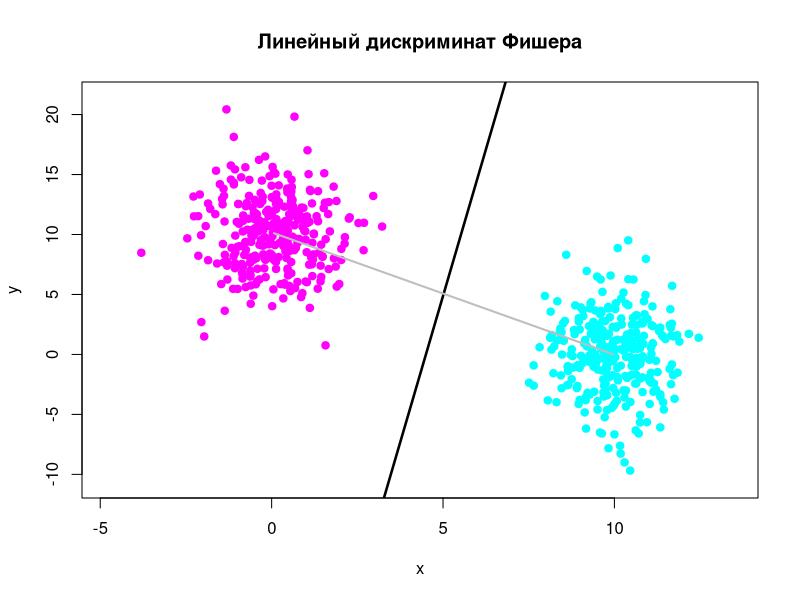

R code for this plot:
library("MASS")

n <- 300
sigma1 <- matrix(c(1, 0, 0, 10), 2, 2)

mu1 <- c(0, 10)
mu2 <- c(10, 0)

xc1 <- mvrnorm(n=n, mu = mu1, Sigma = sigma1)
xc2 <- mvrnorm(n=n, mu = mu2, Sigma = sigma1)

plotxmin <- min(xc1[,1], xc2[,1]) - 1
plotymin <- min(xc1[,2], xc2[,2]) - 1
plotxmax <- max(xc1[,1], xc2[,1]) + 1
plotymax <- max(xc1[,2], xc2[,2]) + 1
plot(c(), type="n", xlab = "x", ylab = "y", xlim=c(plotxmin, plotxmax), ylim = c(plotymin, plotymax), main="Линейный дискриминат Фишера")

colors <- c("magenta", "cyan")
points(xc1, pch=21, col=colors[1], bg=colors[1])
points(xc2, pch=21, col=colors[2], bg=colors[2])

estimateMu <- function(xs) {
  l <- dim(xs)[2]
  res <- matrix(NA, 1, l)
  for (i in seq(l)) {
    res[1, i] <- mean(xs[,i])
  }
  return(res)
}

estimateSigma <- function(xs1, mu1, xs2, mu2) {
  rows1 <- dim(xs1)[1]
  cols <- dim(xs1)[2]
  rows2 <- dim(xs2)[1]
  
  res <- matrix(0, cols, cols)
  for (i in seq(rows1)) {
    res <- res + t(xs1[i,] - mu1) %*% (xs1[i,] - mu1)
  }
  for (i in seq(rows2)) {
    res <- res + t(xs2[i,] - mu2) %*% (xs2[i,] - mu2)
  }
  
  return(res/(rows1 + rows2 + 2))
}

getFunc <- function(sigma1, mu1, mu2) {
  d1 <- det(sigma1)
  invs1 <- solve(sigma1)
  
  b <- invs1 %*% t(mu1 - mu2)
  
  D <- b[1, 1] # x
  E <- b[2, 1] # y
  mu <- (mu1 + mu2)
  G <- c(mu %*% b) / 2
  
  func <- function(x) {
    -x*D/E + G/E
  }
  
  return(func)
}

mu1 <- estimateMu(xc1)
mu2 <- estimateMu(xc2)
sigma1 <- estimateSigma(xc1, mu1, xc2, mu2)

func <- getFunc(sigma1, mu1, mu2)

x <- seq(plotxmin-5, plotxmax+5, len = 100)
lines(x, func(x), lwd = 2.5, type="l")
lines(c(mu1[1], mu2[1]), c(mu1[2], mu2[2]), col = 'gray', lwd = 2)
